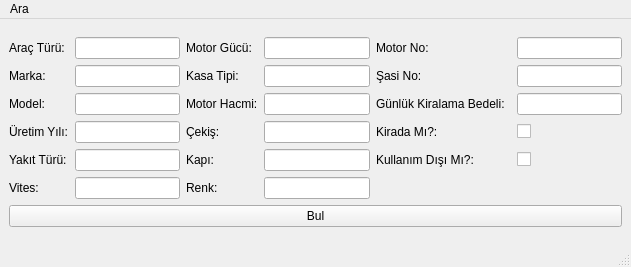
<?xml version="1.0" encoding="UTF-8"?>
<ui version="4.0">
 <class>Bul3</class>
 <widget class="QMainWindow" name="Bul3">
  <property name="geometry">
   <rect>
    <x>0</x>
    <y>0</y>
    <width>631</width>
    <height>267</height>
   </rect>
  </property>
  <property name="windowTitle">
   <string>MainWindow</string>
  </property>
  <widget class="QWidget" name="centralwidget">
   <layout class="QGridLayout" name="gridLayout_2">
    <item row="0" column="0">
     <layout class="QGridLayout" name="gridLayout">
      <item row="0" column="2">
       <widget class="QLabel" name="motorguculabel">
        <property name="text">
         <string>Motor Gücü:</string>
        </property>
       </widget>
      </item>
      <item row="5" column="1">
       <widget class="QLineEdit" name="viteslineEdit"/>
      </item>
      <item row="1" column="6">
       <widget class="QLineEdit" name="sasinolineEdit"/>
      </item>
      <item row="3" column="2">
       <widget class="QLabel" name="cekislabel">
        <property name="text">
         <string>Çekiş:</string>
        </property>
       </widget>
      </item>
      <item row="3" column="1">
       <widget class="QLineEdit" name="uretimyililineEdit"/>
      </item>
      <item row="5" column="0">
       <widget class="QLabel" name="viteslabel">
        <property name="text">
         <string>Vites:</string>
        </property>
       </widget>
      </item>
      <item row="0" column="4">
       <widget class="QLabel" name="motornolabel">
        <property name="text">
         <string>Motor No:</string>
        </property>
       </widget>
      </item>
      <item row="4" column="4">
       <widget class="QLabel" name="kullanimdisimilabel">
        <property name="text">
         <string>Kullanım Dışı Mı?:</string>
        </property>
       </widget>
      </item>
      <item row="1" column="0">
       <widget class="QLabel" name="markalabel">
        <property name="text">
         <string>Marka:</string>
        </property>
       </widget>
      </item>
      <item row="2" column="3">
       <widget class="QLineEdit" name="motorhacmilineEdit"/>
      </item>
      <item row="2" column="0">
       <widget class="QLabel" name="modellabel">
        <property name="text">
         <string>Model:</string>
        </property>
       </widget>
      </item>
      <item row="1" column="1">
       <widget class="QLineEdit" name="markalineEdit"/>
      </item>
      <item row="4" column="0">
       <widget class="QLabel" name="yakitturulabel">
        <property name="text">
         <string>Yakıt Türü:</string>
        </property>
       </widget>
      </item>
      <item row="5" column="3">
       <widget class="QLineEdit" name="renklineEdit"/>
      </item>
      <item row="0" column="3">
       <widget class="QLineEdit" name="motorguculineEdit"/>
      </item>
      <item row="0" column="0">
       <widget class="QLabel" name="aracturulabel">
        <property name="text">
         <string>Araç Türü:</string>
        </property>
       </widget>
      </item>
      <item row="2" column="4">
       <widget class="QLabel" name="gunlukkiralamabedelilabel">
        <property name="text">
         <string>Günlük Kiralama Bedeli:</string>
        </property>
       </widget>
      </item>
      <item row="0" column="1">
       <widget class="QLineEdit" name="aracturulineEdit"/>
      </item>
      <item row="2" column="2">
       <widget class="QLabel" name="motorhacmilabel">
        <property name="text">
         <string>Motor Hacmi:</string>
        </property>
       </widget>
      </item>
      <item row="2" column="1">
       <widget class="QLineEdit" name="modellineEdit"/>
      </item>
      <item row="4" column="2">
       <widget class="QLabel" name="kapilabel">
        <property name="text">
         <string>Kapı:</string>
        </property>
       </widget>
      </item>
      <item row="3" column="0">
       <widget class="QLabel" name="uretimyililabel">
        <property name="text">
         <string>Üretim Yılı:</string>
        </property>
       </widget>
      </item>
      <item row="4" column="1">
       <widget class="QLineEdit" name="yakitturulineEdit"/>
      </item>
      <item row="1" column="3">
       <widget class="QLineEdit" name="kasatipilineEdit"/>
      </item>
      <item row="0" column="6">
       <widget class="QLineEdit" name="motornolineEdit"/>
      </item>
      <item row="4" column="3">
       <widget class="QLineEdit" name="kapilineEdit"/>
      </item>
      <item row="2" column="6">
       <widget class="QLineEdit" name="gunlukkiralamabedelilineEdit"/>
      </item>
      <item row="3" column="3">
       <widget class="QLineEdit" name="cekislineEdit"/>
      </item>
      <item row="6" column="0" colspan="7">
       <widget class="QPushButton" name="pushButtonBuL">
        <property name="text">
         <string>Bul</string>
        </property>
       </widget>
      </item>
      <item row="1" column="2">
       <widget class="QLabel" name="kasatipilabel">
        <property name="text">
         <string>Kasa Tipi:</string>
        </property>
       </widget>
      </item>
      <item row="3" column="4">
       <widget class="QLabel" name="kiradamilabel">
        <property name="text">
         <string>Kirada Mı?:</string>
        </property>
       </widget>
      </item>
      <item row="1" column="4">
       <widget class="QLabel" name="sasinolabel">
        <property name="text">
         <string>Şasi No:</string>
        </property>
       </widget>
      </item>
      <item row="5" column="2">
       <widget class="QLabel" name="renklabel">
        <property name="text">
         <string>Renk:</string>
        </property>
       </widget>
      </item>
      <item row="3" column="6">
       <widget class="QCheckBox" name="kiradamicheckBox">
        <property name="text">
         <string/>
        </property>
       </widget>
      </item>
      <item row="4" column="6">
       <widget class="QCheckBox" name="kullanimdisimicheckBox">
        <property name="text">
         <string/>
        </property>
       </widget>
      </item>
     </layout>
    </item>
   </layout>
  </widget>
  <widget class="QMenuBar" name="menubar">
   <property name="geometry">
    <rect>
     <x>0</x>
     <y>0</y>
     <width>631</width>
     <height>21</height>
    </rect>
   </property>
   <widget class="QMenu" name="menuAra">
    <property name="title">
     <string>Ara</string>
    </property>
   </widget>
   <addaction name="menuAra"/>
  </widget>
  <widget class="QStatusBar" name="statusbar"/>
 </widget>
 <tabstops>
  <tabstop>aracturulineEdit</tabstop>
  <tabstop>markalineEdit</tabstop>
  <tabstop>modellineEdit</tabstop>
  <tabstop>uretimyililineEdit</tabstop>
  <tabstop>yakitturulineEdit</tabstop>
  <tabstop>viteslineEdit</tabstop>
  <tabstop>motorguculineEdit</tabstop>
  <tabstop>kasatipilineEdit</tabstop>
  <tabstop>motorhacmilineEdit</tabstop>
  <tabstop>cekislineEdit</tabstop>
  <tabstop>kapilineEdit</tabstop>
  <tabstop>renklineEdit</tabstop>
  <tabstop>motornolineEdit</tabstop>
  <tabstop>sasinolineEdit</tabstop>
  <tabstop>gunlukkiralamabedelilineEdit</tabstop>
  <tabstop>pushButtonBuL</tabstop>
 </tabstops>
 <resources/>
 <connections/>
</ui>
